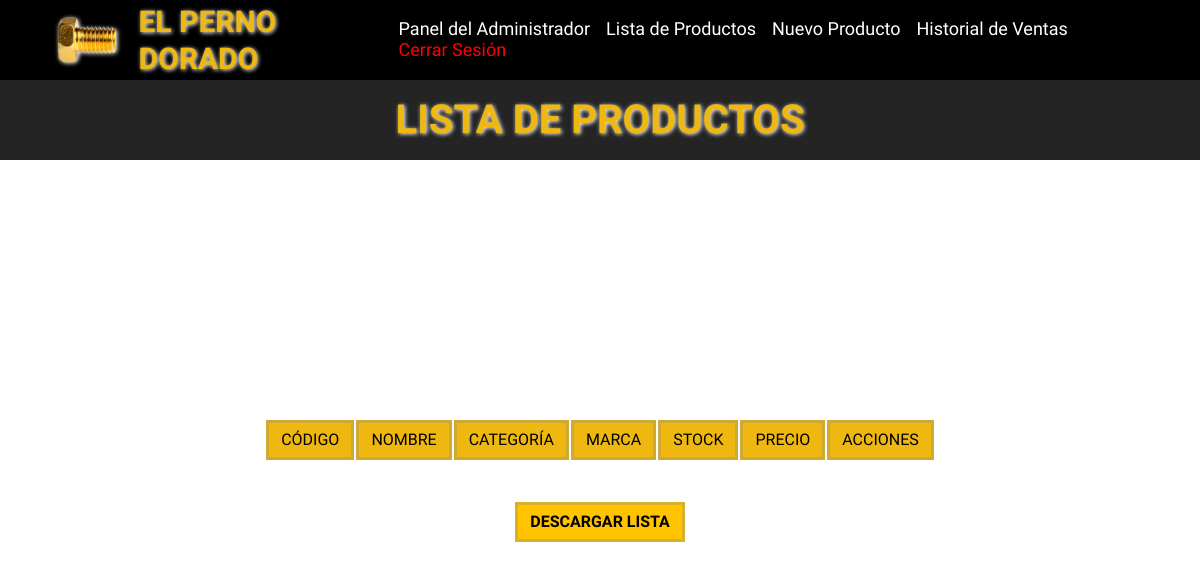
The app's page /view/product-list.php (signed in), older data.
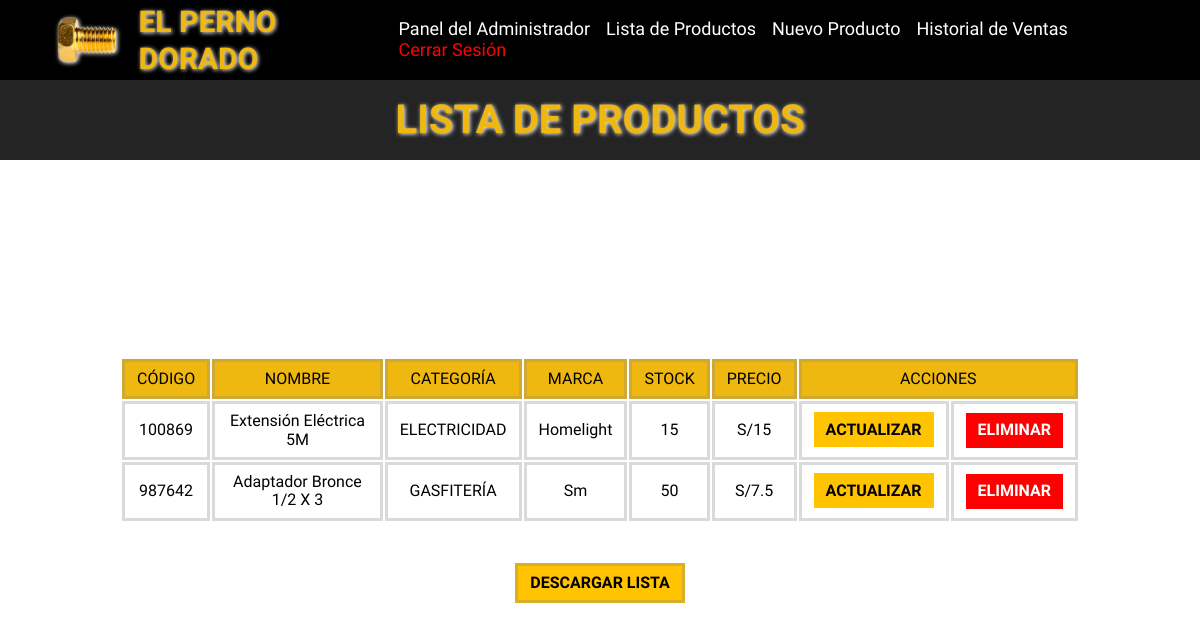
The same page, newer data.
### tables this page shows
CREATE TABLE `products` (
  `id` int(5) NOT NULL,
  `code` varchar(6) NOT NULL,
  `name` varchar(30) NOT NULL,
  `brand` varchar(20) NOT NULL,
  `idCategory` int(5) NOT NULL,
  `stock` int(5) NOT NULL,
  `price` float(10,2) NOT NULL,
  `description` tinytext NOT NULL,
  `file` varchar(50) NOT NULL
);

CREATE TABLE `categories` (
  `id` int(11) NOT NULL,
  `category` char(20) NOT NULL
);

### view/product-list.php (the view, shortened to what this page needs)
<!DOCTYPE html>
<html lang="es">
<?php
    class Products extends Database{
        public function viewProducts($connect){
            $connect->setAttribute(PDO::ATTR_ERRMODE,PDO::ERRMODE_EXCEPTION);
            $query=$connect->prepare("SELECT * FROM products INNER JOIN categories ON products.idCategory = categories.id");
            $query->execute();
            return $query;
        }
    }
    $products=new Products;
    $connect=$products->connect();
    $list=$products->viewProducts($connect);
?>
<head>
    <link rel="stylesheet" href="styles/normalize.css">
    <link rel="stylesheet" href="styles/nav-admin.css">
    <link rel="stylesheet" href="styles/product-list.css">
</head>
<body>
    <nav>
        <div class="logo">
            <figure>
                <a href="panel.php">
                    <img class="logo__img" src="../resources/images/logo.webp" alt="logo">
                </a>
            </figure>
            <h1><a class="logo__title" href="panel.php">EL PERNO DORADO</a></h1>
        </div>
        <ul>
            <li class="list">
                <a class="list__link" href="panel.php">Panel del Administrador</a>
            </li>
            <li class="list">
                <a class="list__link" href="product-list.php">Lista de Productos</a>
            </li>
            <li class="list">
                <a class="list__link" href="new-product.php">Nuevo Producto</a>
            </li>
            <li class="list">
                <a class="list__link" href="sales-history.html">Historial de Ventas</a>
            </li>
            <li class="list">
                <a class="list__link close" href="../controller/close.php">Cerrar Sesión</a>
            </li>
        </ul>
    </nav>
    <header class="header">
        <h2 class="header__title">LISTA DE PRODUCTOS</h2>
    </header>
    <main>
        <table>
            <tr>
                <th>CÓDIGO</th>
                <th>NOMBRE</th>
                <th>CATEGORÍA</th>
                <th>MARCA</th>
                <th>STOCK</th>
                <th>PRECIO</th>
                <th colspan="2">ACCIONES</th>
            </tr>
    <?php
        while($row=$list->fetch(PDO::FETCH_ASSOC)){
    ?>
            <tr>
                <td><?php echo $row['code'];?></td>
                <td><?php echo $row['name'];?></td>
                <td><?php echo $row['category'];?></td>
                <td><?php echo $row['brand'];?></td>
                <td><?php echo $row['stock'];?></td>
                <td><?php echo "S/".$row['price'];?></td>
                <td>
                    <a class="button" href="update-product.php?id=<?php echo $row['code'];?>">ACTUALIZAR</a>
                </td>
                <td>
                    <button class="button delete">ELIMINAR</button>
                </td>
            </tr>
    <?php
        }
    ?>
        </table>
        <button class="download">DESCARGAR LISTA</button>
    </main>
</body>
</html>

### view/styles/nav-admin.css (style rules this page uses)
:root { --color-slogan: #FFFFFF; --color-nav: #000000; --color-logo: #EFB810; --color-focus: #B98F0E; }
* { font-family: 'Ubuntu', sans-serif; font-weight: 400; }
nav { position: sticky; top: 0; display: flex; justify-content: space-between; align-items: center; width: 100%; height: 10vh; padding: 0 3vw; background-color: var(--color-nav); z-index: 1; }
nav, .logo { display: flex; align-items: center; }
.logo__img { height: 10vh; filter: drop-shadow(1px 1px 2px var(--color-slogan)); }
.logo__title { font-size: 30px; font-weight: 700; text-decoration: none; color: var(--color-logo); filter: drop-shadow(1px 1px 2px var(--color-slogan)); }
.list { display: inline-block; margin: 0 0.5vw; }
.list__link { font-size: 18px; font-weight: 500; text-decoration: none; color: var(--color-slogan); }
.close { color: #FF0000; }

### view/styles/product-list.css (style rules this page uses)
:root { --color-title: #FFFFFF; --color-logo: #EFB810; --color-borde: #80868A4D; }
* { font-family: 'Ubuntu', sans-serif; font-weight: 400; }
.header { height: 10vh; display: flex; align-items: center; justify-content: center; background-color: #242424; }
.header__title { margin: 0; font-size: 40px; font-weight: 700; color: var(--color-logo); filter: drop-shadow(1px 1px 2px var(--color-title)); }
main { display: flex; flex-direction: column; justify-content: center; align-items: center; min-height: 80vh; width: 80vw; margin: auto; padding: 3vh 0; }
th, td { padding: 1vh 1vw; text-align: center; font-weight: 500; border: 3px solid var(--color-borde); }
th { color: #000000; background-color: var(--color-logo); }
img { height: 8vh; }
.button, .download { padding: 1vh 1vw; text-decoration: none; font-weight: 700; color: #000000; background-color: #FFC300; border: none; }
.delete { display: block; margin: auto; color: var(--color-title); background-color: #FF0000; }
.download { margin-top: 5vh; border: 3px solid var(--color-borde); }

Row changes from the older to the newer data that the page shows:
added products: code "100869", name "Extensión Eléctrica 5M", idCategory.category "ELECTRICIDAD", brand "Homelight", stock "15", price "15"
added products: code "987642", name "Adaptador Bronce 1/2 X 3", idCategory.category "GASFITERÍA", brand "Sm", stock "50", price "7.5"
